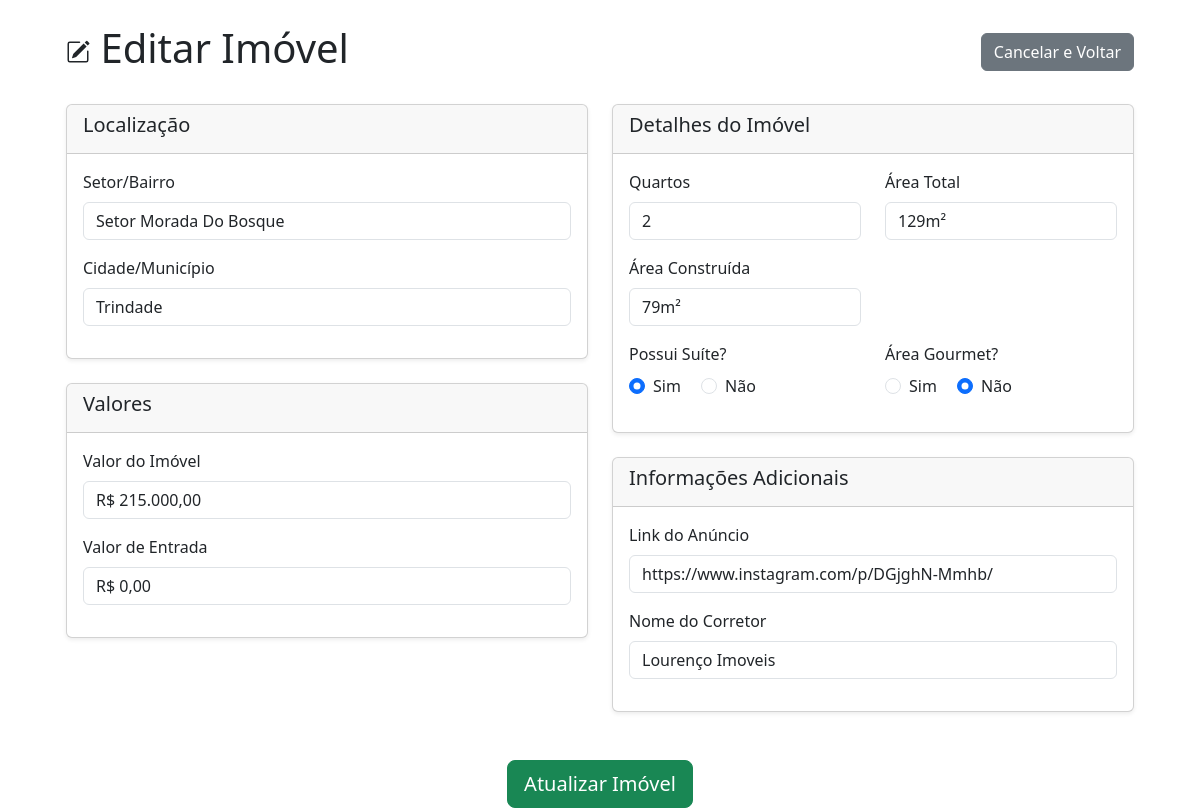
/editar/9, run on the app's committed database.
### models.py (models this page shows, shortened)
class Imoveis(db.Model):
    __tablename__ = 'Imoveis'
    id = db.Column(db.Integer, primary_key=True,autoincrement=True)
    bairro = db.Column(db.String, nullable=False)
    cidade = db.Column(db.String, nullable=False)
    estado = db.Column(db.String, nullable=False, default='Go')
    preco = db.Column(db.Integer, nullable=False)
    quartos = db.Column(db.Integer, nullable=False)
    area_total = db.Column(db.String)
    area_construida = db.Column(db.String)
    area_gourmet = db.Column(db.String)
    suite = db.Column(db.String)
    valor_entrada = db.Column(db.Integer)
    link_anuncio = db.Column(db.String, nullable=False)
    id_corretor = db.Column(db.Integer, db.ForeignKey('Corretores.id'), nullable=False)
    corretor = db.relationship('Corretores', backref='Imoveis')

class Corretores(db.Model):
    __tablename__ = 'Corretores'
    id = db.Column(db.Integer, primary_key=True, autoincrement=True)
    nome = db.Column(db.String,nullable=False)
    contato = db.Column(db.String, nullable=False)

### routes.py (the view)
@rotas.route('/editar/<int:id>')
def editar(id):
  imovel = Imoveis.query.filter_by(id=id).first()
  corretores = Corretores.query.all()
  return render_template('edit_imovel.html',imovel=imovel,corretores=corretores)

### templates/edit_imovel.html (shortened to what this page needs)
{% extends 'base.html' %}
{% block content %}
<div class="container mt-4">
    <div class="d-flex justify-content-between align-items-center mb-4">
        <h1> Editar Imóvel</h1>
        <a href="{{ url_for('rotas.home') }}" class="btn btn-secondary">Cancelar e Voltar</a>
    </div>
    <form action="{{url_for('rotas.atualizar')}}" method="POST">
        <div class="row">
            <div class="col-md-6">
                <div class="card shadow-sm mb-4">
                    <div class="card-header">
                        <h5>Localização</h5>
                    </div>
                    <div class="card-body">
                        <div class="mb-3">
                            <label for="bairro" class="form-label">Setor/Bairro</label>
                            <input type="text" class="form-control" id="bairro" name="bairro" value="{{imovel.bairro}}" required>
                        </div>
                        <div class="mb-3">
                            <label for="cidade" class="form-label">Cidade/Município</label>
                           <select class="form-control" id="cidade" name="cidade" required>
                             <option value="{{imovel.cidade}}" selected>{{imovel.cidade}}</option>
                            </select>
                        </div>
                    </div>
                </div>
                <div class="card shadow-sm mb-4">
                    <div class="card-header">
                        <h5>Valores</h5>
                    </div>
                    <div class="card-body">
                        <div class="mb-3">
                            <label for="preco" class="form-label">Valor do Imóvel</label>
                            <input type="text" class="form-control money" id="preco" name="preco" value="{{imovel.preco}}" required>
                        </div>
                        <div class="mb-3">
                            <label for="valor_entrada" class="form-label">Valor de Entrada</label>
                            <input type="text" class="form-control money" id="valor_entrada" name="valor_entrada" value="{{imovel.valor_entrada}}" required>
                        </div>
                    </div>
                </div>
            </div>
            <div class="col-md-6">
                <div class="card shadow-sm mb-4">
                    <div class="card-header">
                        <h5>Detalhes do Imóvel</h5>
                    </div>
                    <div class="card-body">
                         <div class="row">
                            <div class="col-sm-6 mb-3">
                                <label for="quartos" class="form-label">Quartos</label>
                                <select class="form-control" id="quartos" name="quartos" required>
                                 <option value="{{imovel.quartos}}" selected>{{imovel.quartos}}</option>
                                </select>
                            </div>
                            <div class="col-sm-6 mb-3">
                                <label for="area_total" class="form-label">Área Total</label>
                                <input type="text" class="form-control area" id="area_total" name="area_total" value="{{imovel.area_total}}" required>
                            </div>
                             <div class="col-sm-6 mb-3">
                                <label for="area_construida" class="form-label">Área Construída</label>
                                <input type="text" class="form-control area" id="area_construida" name="area_construida" value="{{imovel.area_construida}}" required>
                            </div>
                        </div>
                        <div class="row">
                           <div class="col-sm-6 mb-3">
                                <label class="form-label d-block">Possui Suíte?</label>
                                <div class="form-check form-check-inline">
                                    <input class="form-check-input" type="radio" name="suite" id="suiteSim" value="Sim" {% if imovel.suite == 'Sim' %}checked{% endif %} required>
                                    <label class="form-check-label" for="suiteSim">Sim</label>
                                </div>
                                <div class="form-check form-check-inline">
                                    <input class="form-check-input" type="radio" name="suite" id="suiteNao" value="Não" {% if imovel.suite == 'Não' %}checked{% endif %}>
                                    <label class="form-check-label" for="suiteNao">Não</label>
                                </div>
                            </div>
                           <div class="col-sm-6 mb-3">
                                <label class="form-label d-block">Área Gourmet?</label>
                                <div class="form-check form-check-inline">
                                    <input class="form-check-input" type="radio" name="area_gourmet" id="gourmetSim" value="Sim" {% if imovel.area_gourmet == 'Sim' %}checked{% endif %} required>
                                    <label class="form-check-label" for="gourmetSim">Sim</label>
                                </div>
                                <div class="form-check form-check-inline">
                                    <input class="form-check-input" type="radio" name="area_gourmet" id="gourmetNao" value="Não" {% if imovel.area_gourmet == 'Não' %}checked{% endif %}>
                                    <label class="form-check-label" for="gourmetNao">Não</label>
                                </div>
                            </div>
                        </div>
                    </div>
                </div>
                <div class="card shadow-sm mb-4">
                    <div class="card-header">
                        <h5>Informações Adicionais</h5>
                    </div>
                    <div class="card-body">
                         <div class="mb-3">
                            <label for="link" class="form-label">Link do Anúncio</label>
                            <input type="url" class="form-control" id="link" name="link_anuncio" value="{{imovel.link_anuncio}}" required>
                        </div>
                        <div class="mb-3">
                            <label for="nome_corretor" class="form-label">Nome do Corretor</label>
                            <select class="form-control" id="nome_corretor" name="nome_corretor" required>
                                <option value="{{ imovel.corretor.nome }}" selected>{{ imovel.corretor.nome }}</option>
                            </select>
                        </div>
                    </div>
                </div>
            </div>
        </div>
        <div class="mt-4 text-center">
            <button type="submit" class="btn btn-success btn-lg">Atualizar Imóvel</button>
        </div>
    </form>
</div>
{% endblock %}

### data on the page
Imoveis: bairro "Setor Morada Do Bosque", cidade "Trindade", preco "R$ 215.000,00", quartos "2", area_total "129m²", area_construida "79m²", suite "☑ Sim", suite "☐ Não", area_gourmet "☐ Sim", area_gourmet "☑ Não", link_anuncio "https://www.instagram.com/p/DGjghN-Mmhb/"
Corretores: nome_corretor "Lourenço Imoveis"
